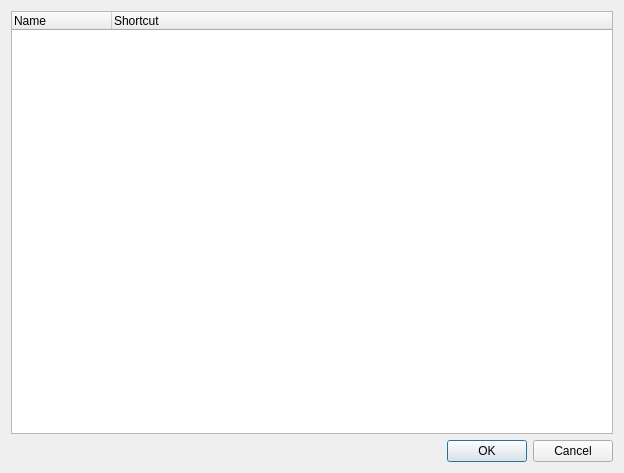
<?xml version="1.0" encoding="UTF-8"?>
<ui version="4.0">
 <class>ShortcutsDialog</class>
 <widget class="QDialog" name="ShortcutsDialog">
  <property name="geometry">
   <rect>
    <x>0</x>
    <y>0</y>
    <width>624</width>
    <height>473</height>
   </rect>
  </property>
  <property name="windowTitle">
   <string>Shortcuts dialog</string>
  </property>
  <layout class="QVBoxLayout" name="verticalLayout">
   <item>
    <widget class="QTreeWidget" name="treeWidget">
     <property name="columnCount">
      <number>2</number>
     </property>
     <column>
      <property name="text">
       <string>Name</string>
      </property>
     </column>
     <column>
      <property name="text">
       <string>Shortcut</string>
      </property>
     </column>
    </widget>
   </item>
   <item>
    <widget class="QDialogButtonBox" name="buttonBox">
     <property name="orientation">
      <enum>Qt::Horizontal</enum>
     </property>
     <property name="standardButtons">
      <set>QDialogButtonBox::Cancel|QDialogButtonBox::Ok</set>
     </property>
    </widget>
   </item>
  </layout>
 </widget>
 <resources/>
 <connections>
  <connection>
   <sender>buttonBox</sender>
   <signal>accepted()</signal>
   <receiver>ShortcutsDialog</receiver>
   <slot>accept()</slot>
   <hints>
    <hint type="sourcelabel">
     <x>248</x>
     <y>254</y>
    </hint>
    <hint type="destinationlabel">
     <x>157</x>
     <y>274</y>
    </hint>
   </hints>
  </connection>
  <connection>
   <sender>buttonBox</sender>
   <signal>rejected()</signal>
   <receiver>ShortcutsDialog</receiver>
   <slot>reject()</slot>
   <hints>
    <hint type="sourcelabel">
     <x>316</x>
     <y>260</y>
    </hint>
    <hint type="destinationlabel">
     <x>286</x>
     <y>274</y>
    </hint>
   </hints>
  </connection>
 </connections>
</ui>
